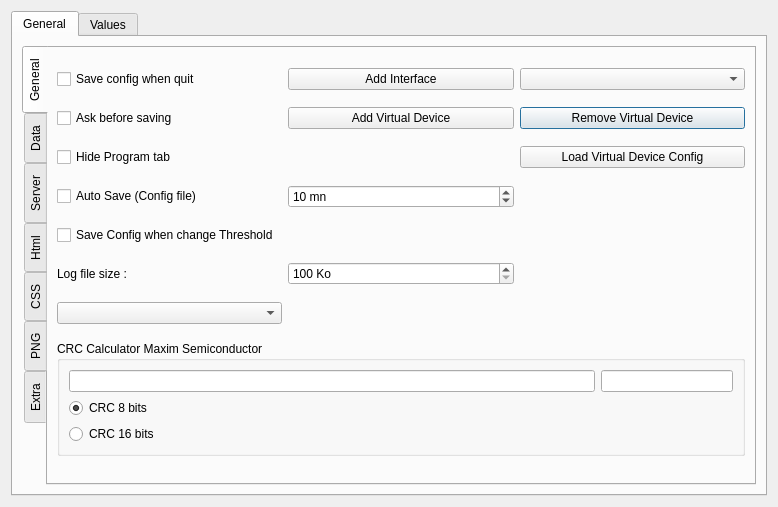
<?xml version="1.0" encoding="UTF-8"?>
<ui version="4.0">
 <class>configgui</class>
 <widget class="QDialog" name="configgui">
  <property name="geometry">
   <rect>
    <x>0</x>
    <y>0</y>
    <width>778</width>
    <height>507</height>
   </rect>
  </property>
  <property name="focusPolicy">
   <enum>Qt::StrongFocus</enum>
  </property>
  <property name="windowTitle">
   <string>Network setup</string>
  </property>
  <property name="windowIcon">
   <iconset resource="onewire.qrc">
    <normaloff>:/images/images/kfm_home.png</normaloff>:/images/images/kfm_home.png</iconset>
  </property>
  <property name="modal">
   <bool>false</bool>
  </property>
  <layout class="QGridLayout" name="gridLayout_8">
   <item row="0" column="0">
    <widget class="QTabWidget" name="tabWidget">
     <property name="currentIndex">
      <number>0</number>
     </property>
     <widget class="QWidget" name="widget">
      <attribute name="icon">
       <iconset resource="onewire.qrc">
        <normaloff>:/images/images/kfm_home.png</normaloff>:/images/images/kfm_home.png</iconset>
      </attribute>
      <attribute name="title">
       <string>General</string>
      </attribute>
      <layout class="QGridLayout" name="gridLayout_3">
       <item row="1" column="0">
        <widget class="QTabWidget" name="tabWidgetGeneral">
         <property name="toolTip">
          <string/>
         </property>
         <property name="statusTip">
          <string/>
         </property>
         <property name="tabPosition">
          <enum>QTabWidget::West</enum>
         </property>
         <property name="currentIndex">
          <number>0</number>
         </property>
         <widget class="QWidget" name="GeneralTab">
          <attribute name="title">
           <string>General</string>
          </attribute>
          <layout class="QGridLayout" name="gridLayout_2">
           <item row="0" column="2">
            <widget class="QComboBox" name="comboBoxInterface"/>
           </item>
           <item row="0" column="0">
            <widget class="QCheckBox" name="checkBoxSaveQuit">
             <property name="text">
              <string>Save config when quit</string>
             </property>
            </widget>
           </item>
           <item row="5" column="1">
            <widget class="QSpinBox" name="spinBoxLogSize">
             <property name="suffix">
              <string> Ko</string>
             </property>
             <property name="minimum">
              <number>100</number>
             </property>
             <property name="maximum">
              <number>9999</number>
             </property>
             <property name="singleStep">
              <number>100</number>
             </property>
            </widget>
           </item>
           <item row="4" column="0">
            <widget class="QCheckBox" name="checkBoxSaveOnChange">
             <property name="text">
              <string>Save Config when change Threshold</string>
             </property>
            </widget>
           </item>
           <item row="1" column="2">
            <widget class="QPushButton" name="pushButtonRemoveVD">
             <property name="text">
              <string>Remove Virtual Device</string>
             </property>
            </widget>
           </item>
           <item row="1" column="1">
            <widget class="QPushButton" name="pushButtonAddVD">
             <property name="text">
              <string>Add Virtual Device</string>
             </property>
            </widget>
           </item>
           <item row="5" column="0">
            <widget class="QLabel" name="label_10">
             <property name="text">
              <string>Log file size :</string>
             </property>
            </widget>
           </item>
           <item row="6" column="0">
            <widget class="QComboBox" name="comboBoxCodecs"/>
           </item>
           <item row="2" column="2">
            <widget class="QPushButton" name="pushButtonLoadVDConfig">
             <property name="text">
              <string>Load Virtual Device Config</string>
             </property>
            </widget>
           </item>
           <item row="0" column="1">
            <widget class="QPushButton" name="pushButtonAddInterface">
             <property name="text">
              <string>Add Interface</string>
             </property>
            </widget>
           </item>
           <item row="3" column="1">
            <widget class="QSpinBox" name="spinBoxSaveInterval">
             <property name="suffix">
              <string> mn</string>
             </property>
             <property name="minimum">
              <number>1</number>
             </property>
             <property name="maximum">
              <number>9999</number>
             </property>
             <property name="singleStep">
              <number>100</number>
             </property>
             <property name="value">
              <number>10</number>
             </property>
            </widget>
           </item>
           <item row="1" column="0">
            <widget class="QCheckBox" name="checkBoxAskSave">
             <property name="text">
              <string>Ask before saving</string>
             </property>
            </widget>
           </item>
           <item row="2" column="0">
            <widget class="QCheckBox" name="checkBoxHideHeating">
             <property name="text">
              <string>Hide Program tab</string>
             </property>
            </widget>
           </item>
           <item row="7" column="0" colspan="3">
            <widget class="QGroupBox" name="CRCCalculator">
             <property name="sizePolicy">
              <sizepolicy hsizetype="Minimum" vsizetype="Maximum">
               <horstretch>0</horstretch>
               <verstretch>0</verstretch>
              </sizepolicy>
             </property>
             <property name="title">
              <string>CRC Calculator Maxim Semiconductor</string>
             </property>
             <layout class="QGridLayout" name="gridLayout_9">
              <item row="0" column="0">
               <widget class="QLineEdit" name="lineEditCRCCalc">
                <property name="sizePolicy">
                 <sizepolicy hsizetype="MinimumExpanding" vsizetype="Fixed">
                  <horstretch>4</horstretch>
                  <verstretch>0</verstretch>
                 </sizepolicy>
                </property>
               </widget>
              </item>
              <item row="0" column="1">
               <widget class="QLineEdit" name="lineEditCRCResult">
                <property name="sizePolicy">
                 <sizepolicy hsizetype="Expanding" vsizetype="Fixed">
                  <horstretch>1</horstretch>
                  <verstretch>0</verstretch>
                 </sizepolicy>
                </property>
                <property name="readOnly">
                 <bool>true</bool>
                </property>
               </widget>
              </item>
              <item row="1" column="0">
               <widget class="QRadioButton" name="radioButtonCRC8">
                <property name="sizePolicy">
                 <sizepolicy hsizetype="Minimum" vsizetype="Fixed">
                  <horstretch>0</horstretch>
                  <verstretch>0</verstretch>
                 </sizepolicy>
                </property>
                <property name="text">
                 <string>CRC 8 bits</string>
                </property>
                <property name="checked">
                 <bool>true</bool>
                </property>
               </widget>
              </item>
              <item row="2" column="0">
               <widget class="QRadioButton" name="radioButtonCRC16">
                <property name="sizePolicy">
                 <sizepolicy hsizetype="Minimum" vsizetype="Fixed">
                  <horstretch>0</horstretch>
                  <verstretch>0</verstretch>
                 </sizepolicy>
                </property>
                <property name="text">
                 <string>CRC 16 bits</string>
                </property>
               </widget>
              </item>
             </layout>
            </widget>
           </item>
           <item row="3" column="0">
            <widget class="QCheckBox" name="checkBoxkSaveInterval">
             <property name="text">
              <string>Auto Save (Config file)</string>
             </property>
            </widget>
           </item>
          </layout>
         </widget>
         <widget class="QWidget" name="dataTab">
          <attribute name="title">
           <string>Data</string>
          </attribute>
          <layout class="QGridLayout" name="gridLayout_5">
           <item row="0" column="0">
            <widget class="QLabel" name="labelPngDataFolder">
             <property name="sizePolicy">
              <sizepolicy hsizetype="Expanding" vsizetype="Fixed">
               <horstretch>0</horstretch>
               <verstretch>0</verstretch>
              </sizepolicy>
             </property>
             <property name="text">
              <string>Data folder
Default folder if empty</string>
             </property>
            </widget>
           </item>
           <item row="3" column="1">
            <widget class="QComboBox" name="comboBoxBackupInterval">
             <property name="enabled">
              <bool>false</bool>
             </property>
            </widget>
           </item>
           <item row="0" column="3">
            <widget class="QPushButton" name="pushButtonDataPath">
             <property name="enabled">
              <bool>false</bool>
             </property>
             <property name="text">
              <string>...</string>
             </property>
            </widget>
           </item>
           <item row="2" column="1" colspan="2">
            <widget class="QLineEdit" name="lineEditBackupFolder">
             <property name="enabled">
              <bool>false</bool>
             </property>
             <property name="readOnly">
              <bool>true</bool>
             </property>
            </widget>
           </item>
           <item row="3" column="2">
            <widget class="QTimeEdit" name="timeEditBackupInterval">
             <property name="enabled">
              <bool>false</bool>
             </property>
             <property name="displayFormat">
              <string>HH:mm</string>
             </property>
            </widget>
           </item>
           <item row="2" column="0">
            <widget class="QLabel" name="labelPngBackupFolder">
             <property name="sizePolicy">
              <sizepolicy hsizetype="Expanding" vsizetype="Fixed">
               <horstretch>0</horstretch>
               <verstretch>0</verstretch>
              </sizepolicy>
             </property>
             <property name="text">
              <string>Backup Folder
Default folder if empty</string>
             </property>
            </widget>
           </item>
           <item row="3" column="3">
            <widget class="QPushButton" name="PushButtonBackupNow">
             <property name="text">
              <string>Backup Now</string>
             </property>
            </widget>
           </item>
           <item row="2" column="3">
            <widget class="QPushButton" name="pushButtonBackupPath">
             <property name="enabled">
              <bool>false</bool>
             </property>
             <property name="text">
              <string>...</string>
             </property>
            </widget>
           </item>
           <item row="3" column="0">
            <widget class="QLabel" name="labelPngFolder_9">
             <property name="sizePolicy">
              <sizepolicy hsizetype="Expanding" vsizetype="Fixed">
               <horstretch>0</horstretch>
               <verstretch>0</verstretch>
              </sizepolicy>
             </property>
             <property name="text">
              <string>Backup</string>
             </property>
            </widget>
           </item>
           <item row="0" column="1" colspan="2">
            <widget class="QLineEdit" name="lineEditDataFolder">
             <property name="enabled">
              <bool>false</bool>
             </property>
             <property name="readOnly">
              <bool>true</bool>
             </property>
            </widget>
           </item>
           <item row="1" column="1" colspan="2">
            <widget class="QLineEdit" name="lineEditZipFolder">
             <property name="enabled">
              <bool>false</bool>
             </property>
             <property name="readOnly">
              <bool>true</bool>
             </property>
            </widget>
           </item>
           <item row="1" column="0">
            <widget class="QLabel" name="labelPngZipFolder">
             <property name="sizePolicy">
              <sizepolicy hsizetype="Expanding" vsizetype="Fixed">
               <horstretch>0</horstretch>
               <verstretch>0</verstretch>
              </sizepolicy>
             </property>
             <property name="text">
              <string>Zip folder
Data folder if empty</string>
             </property>
            </widget>
           </item>
           <item row="1" column="3">
            <widget class="QPushButton" name="pushButtonZipPath">
             <property name="enabled">
              <bool>false</bool>
             </property>
             <property name="text">
              <string>...</string>
             </property>
            </widget>
           </item>
          </layout>
         </widget>
         <widget class="QWidget" name="ServerTab">
          <attribute name="title">
           <string>Server</string>
          </attribute>
          <layout class="QGridLayout" name="gridLayout">
           <item row="0" column="0">
            <widget class="QLineEdit" name="lineEditServer"/>
           </item>
           <item row="0" column="1">
            <widget class="QSpinBox" name="spinBoxPortServer">
             <property name="suffix">
              <string/>
             </property>
             <property name="prefix">
              <string>Port : </string>
             </property>
             <property name="maximum">
              <number>99999</number>
             </property>
             <property name="value">
              <number>499</number>
             </property>
            </widget>
           </item>
           <item row="0" column="2">
            <widget class="QCheckBox" name="checkBoxServer">
             <property name="text">
              <string>Active</string>
             </property>
            </widget>
           </item>
           <item row="1" column="0">
            <widget class="QListWidget" name="listViewUsers">
             <property name="sizePolicy">
              <sizepolicy hsizetype="Expanding" vsizetype="Expanding">
               <horstretch>1</horstretch>
               <verstretch>0</verstretch>
              </sizepolicy>
             </property>
             <property name="contextMenuPolicy">
              <enum>Qt::CustomContextMenu</enum>
             </property>
            </widget>
           </item>
           <item row="1" column="1" colspan="2">
            <widget class="QTextEdit" name="textEdit">
             <property name="sizePolicy">
              <sizepolicy hsizetype="Expanding" vsizetype="Expanding">
               <horstretch>1</horstretch>
               <verstretch>0</verstretch>
              </sizepolicy>
             </property>
            </widget>
           </item>
          </layout>
         </widget>
         <widget class="QWidget" name="HtmlTab">
          <attribute name="title">
           <string>Html</string>
          </attribute>
          <layout class="QGridLayout" name="gridLayout_7">
           <item row="4" column="1" colspan="3">
            <widget class="QLineEdit" name="lineEditHtmlTimeFormat">
             <property name="statusTip">
              <string/>
             </property>
             <property name="text">
              <string>'&amp;nbsp; - &amp;nbsp;'hh:mm:ss</string>
             </property>
            </widget>
           </item>
           <item row="7" column="3">
            <widget class="QPushButton" name="pushButtonSendMail">
             <property name="text">
              <string>Send Mail</string>
             </property>
            </widget>
           </item>
           <item row="3" column="1" colspan="3">
            <widget class="QLineEdit" name="lineEditHtmlDateFormat">
             <property name="toolTip">
              <string/>
             </property>
             <property name="statusTip">
              <string/>
             </property>
             <property name="whatsThis">
              <string/>
             </property>
             <property name="text">
              <string>'&lt;br&gt;'dd-MM-yyyy</string>
             </property>
            </widget>
           </item>
           <item row="5" column="3">
            <widget class="QPushButton" name="pushButtonHtmlPath">
             <property name="text">
              <string>...</string>
             </property>
            </widget>
           </item>
           <item row="7" column="1">
            <widget class="QLineEdit" name="lineEditSMTPServer"/>
           </item>
           <item row="5" column="0">
            <widget class="QLabel" name="labelHtmlFolder">
             <property name="sizePolicy">
              <sizepolicy hsizetype="Expanding" vsizetype="Fixed">
               <horstretch>0</horstretch>
               <verstretch>0</verstretch>
              </sizepolicy>
             </property>
             <property name="text">
              <string>html pages folder
Default if empty</string>
             </property>
            </widget>
           </item>
           <item row="12" column="0">
            <widget class="QLabel" name="label_16">
             <property name="text">
              <string>SMTP Password</string>
             </property>
            </widget>
           </item>
           <item row="12" column="1" colspan="2">
            <widget class="QLineEdit" name="lineEditSMTPPassWord">
             <property name="echoMode">
              <enum>QLineEdit::Password</enum>
             </property>
            </widget>
           </item>
           <item row="12" column="3">
            <widget class="QCheckBox" name="checkBoxSMTPSecure">
             <property name="text">
              <string>Use SSL</string>
             </property>
            </widget>
           </item>
           <item row="0" column="3">
            <widget class="QLabel" name="label">
             <property name="text">
              <string>Html device menu</string>
             </property>
            </widget>
           </item>
           <item row="8" column="1" colspan="2">
            <widget class="QLineEdit" name="lineEditSMTPLogin"/>
           </item>
           <item row="9" column="0">
            <widget class="QLabel" name="label_15">
             <property name="text">
              <string>SMTP Port</string>
             </property>
            </widget>
           </item>
           <item row="2" column="3">
            <widget class="QPushButton" name="pushButtonRemove">
             <property name="text">
              <string>Remove</string>
             </property>
            </widget>
           </item>
           <item row="8" column="0">
            <widget class="QLabel" name="label_12">
             <property name="text">
              <string>SMTP Login</string>
             </property>
            </widget>
           </item>
           <item row="9" column="1" colspan="2">
            <widget class="QLineEdit" name="lineEditSMTPPort"/>
           </item>
           <item row="7" column="0">
            <widget class="QLabel" name="label_14">
             <property name="text">
              <string>SMTP Server</string>
             </property>
            </widget>
           </item>
           <item row="3" column="0">
            <widget class="QCheckBox" name="checkBoxHtmlDate">
             <property name="text">
              <string>Include Date</string>
             </property>
             <property name="checked">
              <bool>true</bool>
             </property>
            </widget>
           </item>
           <item row="4" column="0">
            <widget class="QCheckBox" name="checkBoxHtmlTime">
             <property name="text">
              <string>Include Time</string>
             </property>
             <property name="checked">
              <bool>true</bool>
             </property>
            </widget>
           </item>
           <item row="1" column="3">
            <widget class="QPushButton" name="pushButtonAdd">
             <property name="text">
              <string>Add</string>
             </property>
            </widget>
           </item>
           <item row="0" column="0" rowspan="3" colspan="3">
            <widget class="QListWidget" name="listWidget"/>
           </item>
           <item row="5" column="1" colspan="2">
            <widget class="QLineEdit" name="lineEditHtmlFolder">
             <property name="readOnly">
              <bool>false</bool>
             </property>
            </widget>
           </item>
          </layout>
         </widget>
         <widget class="QWidget" name="CssTab">
          <attribute name="title">
           <string>CSS</string>
          </attribute>
          <layout class="QGridLayout" name="gridLayout_11">
           <item row="0" column="0" colspan="2">
            <widget class="QComboBox" name="comboBoxHtml"/>
           </item>
           <item row="0" column="2">
            <widget class="QPushButton" name="pushButtonAddHtml">
             <property name="text">
              <string/>
             </property>
             <property name="icon">
              <iconset resource="onewire.qrc">
               <normaloff>:/images/images/edit_add.png</normaloff>:/images/images/edit_add.png</iconset>
             </property>
            </widget>
           </item>
           <item row="0" column="3">
            <widget class="QPushButton" name="pushButtonRemoveHtml">
             <property name="text">
              <string/>
             </property>
             <property name="icon">
              <iconset resource="onewire.qrc">
               <normaloff>:/images/images/edit_remove.png</normaloff>:/images/images/edit_remove.png</iconset>
             </property>
            </widget>
           </item>
           <item row="1" column="0">
            <widget class="QLabel" name="label_5">
             <property name="text">
              <string>Title Text</string>
             </property>
            </widget>
           </item>
           <item row="1" column="1" colspan="3">
            <widget class="QLineEdit" name="lineEditHtmlTitleText">
             <property name="text">
              <string>Welcome to LogisDom&amp;nbsp;</string>
             </property>
            </widget>
           </item>
           <item row="2" column="0">
            <widget class="QLabel" name="label_19">
             <property name="text">
              <string>Header</string>
             </property>
            </widget>
           </item>
           <item row="2" column="1" colspan="3">
            <widget class="QLineEdit" name="lineEditHtmlHeaderCSS">
             <property name="contextMenuPolicy">
              <enum>Qt::CustomContextMenu</enum>
             </property>
            </widget>
           </item>
           <item row="3" column="0">
            <widget class="QLabel" name="label_2">
             <property name="text">
              <string>Title</string>
             </property>
            </widget>
           </item>
           <item row="3" column="1" colspan="3">
            <widget class="QLineEdit" name="lineEditHtmlTitleCSS">
             <property name="contextMenuPolicy">
              <enum>Qt::CustomContextMenu</enum>
             </property>
            </widget>
           </item>
           <item row="4" column="0">
            <widget class="QLabel" name="label_3">
             <property name="text">
              <string>Time</string>
             </property>
            </widget>
           </item>
           <item row="4" column="1" colspan="3">
            <widget class="QLineEdit" name="lineEditHtmlTimeCSS">
             <property name="contextMenuPolicy">
              <enum>Qt::CustomContextMenu</enum>
             </property>
            </widget>
           </item>
           <item row="5" column="0">
            <widget class="QLabel" name="label_7">
             <property name="text">
              <string>Menu</string>
             </property>
            </widget>
           </item>
           <item row="5" column="1" colspan="3">
            <widget class="QLineEdit" name="lineEditHtmlMenuCSS">
             <property name="contextMenuPolicy">
              <enum>Qt::CustomContextMenu</enum>
             </property>
            </widget>
           </item>
           <item row="6" column="0">
            <widget class="QLabel" name="label_9">
             <property name="text">
              <string>List</string>
             </property>
            </widget>
           </item>
           <item row="6" column="1" colspan="3">
            <widget class="QLineEdit" name="lineEditHtmlListCSS">
             <property name="contextMenuPolicy">
              <enum>Qt::CustomContextMenu</enum>
             </property>
            </widget>
           </item>
           <item row="7" column="0">
            <widget class="QLabel" name="label_4">
             <property name="text">
              <string>Detectors</string>
             </property>
            </widget>
           </item>
           <item row="7" column="1" colspan="3">
            <widget class="QLineEdit" name="lineEditHtmlDetectorCSS">
             <property name="contextMenuPolicy">
              <enum>Qt::CustomContextMenu</enum>
             </property>
            </widget>
           </item>
           <item row="8" column="0">
            <widget class="QLabel" name="label_6">
             <property name="text">
              <string>Values</string>
             </property>
            </widget>
           </item>
           <item row="8" column="1" colspan="3">
            <widget class="QLineEdit" name="lineEditHtmlValueCSS">
             <property name="contextMenuPolicy">
              <enum>Qt::CustomContextMenu</enum>
             </property>
            </widget>
           </item>
           <item row="9" column="0">
            <widget class="QLabel" name="label_8">
             <property name="text">
              <string>Command</string>
             </property>
            </widget>
           </item>
           <item row="9" column="1" colspan="3">
            <widget class="QLineEdit" name="lineEditHtmlCommandCSS">
             <property name="contextMenuPolicy">
              <enum>Qt::CustomContextMenu</enum>
             </property>
            </widget>
           </item>
          </layout>
         </widget>
         <widget class="QWidget" name="PngTab">
          <attribute name="title">
           <string>PNG</string>
          </attribute>
          <layout class="QGridLayout" name="gridLayout_4">
           <item row="0" column="0">
            <widget class="QCheckBox" name="checkBoxHtmlSize">
             <property name="text">
              <string>Html Fixed Size</string>
             </property>
            </widget>
           </item>
           <item row="0" column="1">
            <widget class="QComboBox" name="comboBoxHtmlSize">
             <property name="currentIndex">
              <number>-1</number>
             </property>
            </widget>
           </item>
           <item row="0" column="2">
            <widget class="QSpinBox" name="spinBoxHtmlSize">
             <property name="suffix">
              <string> Pixels</string>
             </property>
             <property name="minimum">
              <number>10</number>
             </property>
             <property name="maximum">
              <number>9999</number>
             </property>
             <property name="value">
              <number>1000</number>
             </property>
            </widget>
           </item>
           <item row="1" column="0">
            <widget class="QCheckBox" name="checkBoxGenPng">
             <property name="text">
              <string>Generate PNG</string>
             </property>
            </widget>
           </item>
           <item row="2" column="0">
            <widget class="QCheckBox" name="checkBoxSize">
             <property name="text">
              <string>Set Fixed Size</string>
             </property>
            </widget>
           </item>
           <item row="2" column="1">
            <widget class="QComboBox" name="comboBoxSize">
             <property name="currentIndex">
              <number>-1</number>
             </property>
            </widget>
           </item>
           <item row="2" column="2">
            <widget class="QSpinBox" name="spinBoxSize">
             <property name="suffix">
              <string> Pixels</string>
             </property>
             <property name="minimum">
              <number>10</number>
             </property>
             <property name="maximum">
              <number>9999</number>
             </property>
             <property name="value">
              <number>1000</number>
             </property>
            </widget>
           </item>
           <item row="3" column="0">
            <widget class="QLabel" name="labelPngFolder">
             <property name="sizePolicy">
              <sizepolicy hsizetype="Expanding" vsizetype="Fixed">
               <horstretch>0</horstretch>
               <verstretch>0</verstretch>
              </sizepolicy>
             </property>
             <property name="text">
              <string>PNG Folder</string>
             </property>
            </widget>
           </item>
           <item row="3" column="1">
            <widget class="QLineEdit" name="lineEditPngPath">
             <property name="readOnly">
              <bool>true</bool>
             </property>
            </widget>
           </item>
           <item row="3" column="2">
            <widget class="QPushButton" name="pushButtonPNGFolder">
             <property name="text">
              <string>...</string>
             </property>
            </widget>
           </item>
           <item row="1" column="1">
            <widget class="QSpinBox" name="spinBoxPNGDelay">
             <property name="suffix">
              <string> min</string>
             </property>
             <property name="minimum">
              <number>1</number>
             </property>
             <property name="maximum">
              <number>999</number>
             </property>
            </widget>
           </item>
          </layout>
         </widget>
         <widget class="QWidget" name="Extra">
          <attribute name="title">
           <string>Extra</string>
          </attribute>
          <layout class="QGridLayout" name="gridLayout_6">
           <item row="0" column="0">
            <widget class="QPushButton" name="pushButtonUpdateNow">
             <property name="text">
              <string>Update Now</string>
             </property>
            </widget>
           </item>
           <item row="1" column="0">
            <widget class="QCheckBox" name="LectureRecBox">
             <property name="text">
              <string>Lecture Rec</string>
             </property>
             <property name="checked">
              <bool>true</bool>
             </property>
            </widget>
           </item>
           <item row="2" column="0">
            <widget class="QCheckBox" name="IconBox">
             <property name="text">
              <string>Icone</string>
             </property>
             <property name="checked">
              <bool>true</bool>
             </property>
            </widget>
           </item>
           <item row="3" column="0">
            <widget class="QCheckBox" name="MeteoBox">
             <property name="text">
              <string>Meteo</string>
             </property>
             <property name="checked">
              <bool>true</bool>
             </property>
            </widget>
           </item>
           <item row="4" column="0">
            <widget class="QCheckBox" name="Chauffagebox">
             <property name="text">
              <string>Chauffage</string>
             </property>
             <property name="checked">
              <bool>true</bool>
             </property>
            </widget>
           </item>
           <item row="5" column="0">
            <widget class="QCheckBox" name="VirtualDeviceBox">
             <property name="text">
              <string>Capteur Virtuel</string>
             </property>
             <property name="checked">
              <bool>true</bool>
             </property>
            </widget>
           </item>
           <item row="6" column="0">
            <widget class="QCheckBox" name="SendAllBox">
             <property name="text">
              <string>Server Send All</string>
             </property>
             <property name="checked">
              <bool>true</bool>
             </property>
            </widget>
           </item>
           <item row="7" column="0">
            <widget class="QCheckBox" name="SaveTableauBox">
             <property name="text">
              <string>Tableau</string>
             </property>
             <property name="checked">
              <bool>true</bool>
             </property>
            </widget>
           </item>
           <item row="8" column="0">
            <widget class="QCheckBox" name="ZipFileBox">
             <property name="text">
              <string>Zip File</string>
             </property>
             <property name="checked">
              <bool>true</bool>
             </property>
            </widget>
           </item>
           <item row="9" column="0">
            <widget class="QCheckBox" name="NextSaveBox">
             <property name="text">
              <string>Next Save</string>
             </property>
             <property name="checked">
              <bool>true</bool>
             </property>
            </widget>
           </item>
           <item row="10" column="0">
            <widget class="QCheckBox" name="GraphixBox">
             <property name="text">
              <string>Graphics</string>
             </property>
             <property name="checked">
              <bool>true</bool>
             </property>
            </widget>
           </item>
          </layout>
         </widget>
        </widget>
       </item>
      </layout>
     </widget>
     <widget class="QWidget" name="tab">
      <attribute name="title">
       <string>Values</string>
      </attribute>
     </widget>
    </widget>
   </item>
  </layout>
 </widget>
 <resources>
  <include location="onewire.qrc"/>
 </resources>
 <connections/>
</ui>
